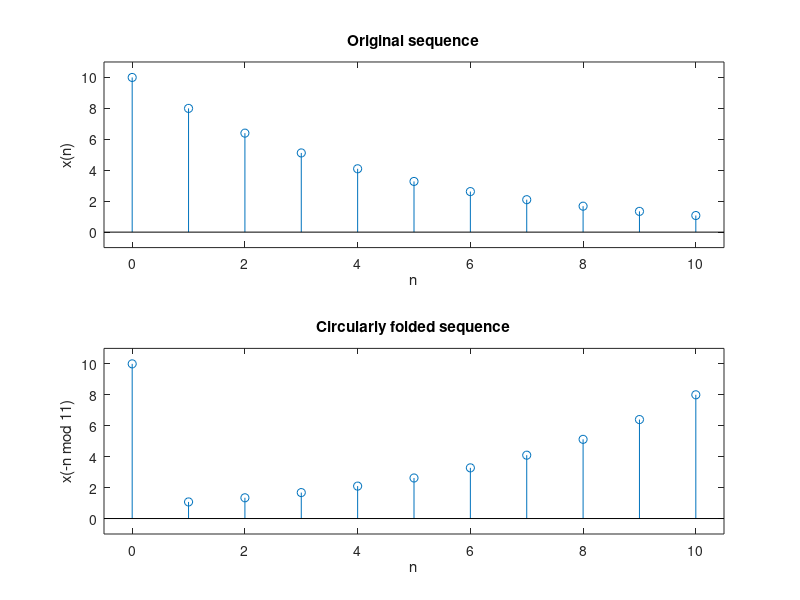

MATLAB code for this plot: (Note: this script raises an error after producing the figure.)
% Chapter 05: Example 05.09: Circular symmetry property

%

subplot(1,1,1)

% a) plot x((-n))N

n = 0:10; x = 10*(0.8) .^ n;

y = x(mod(-n,11)+1);

subplot(2,1,1); stem(n,x); title('Original sequence')

xlabel('n'); ylabel('x(n)'); axis([-0.5,10.5,-1,11])

subplot(2,1,2); stem(n,y); title('Circularly folded sequence')

xlabel('n'); ylabel('x(-n mod 11)'); axis([-0.5,10.5,-1,11])

pause;

%print -deps2 me0509a.eps

%

% b) verify property

X = dft(x,11); Y = dft(y,11);

subplot(2,2,1); stem(n,real(X)); axis([-0.5,10.5,-5,50])

title('Real{DFT[x(n)]}'); xlabel('k');

subplot(2,2,2); stem(n,imag(X)); axis([-0.5,10.5,-20,20])

title('Imag{DFT[x(n)]}'); xlabel('k');

subplot(2,2,3); stem(n,real(Y)); axis([-0.5,10.5,-5,50])

title('Real{DFT[x((-n))11]}'); xlabel('k');

subplot(2,2,4); stem(n,imag(Y)); axis([-0.5,10.5,-20,20])

title('Imag{DFT[x((-n))11]}'); xlabel('k');

%print -deps2 me0509b.eps
